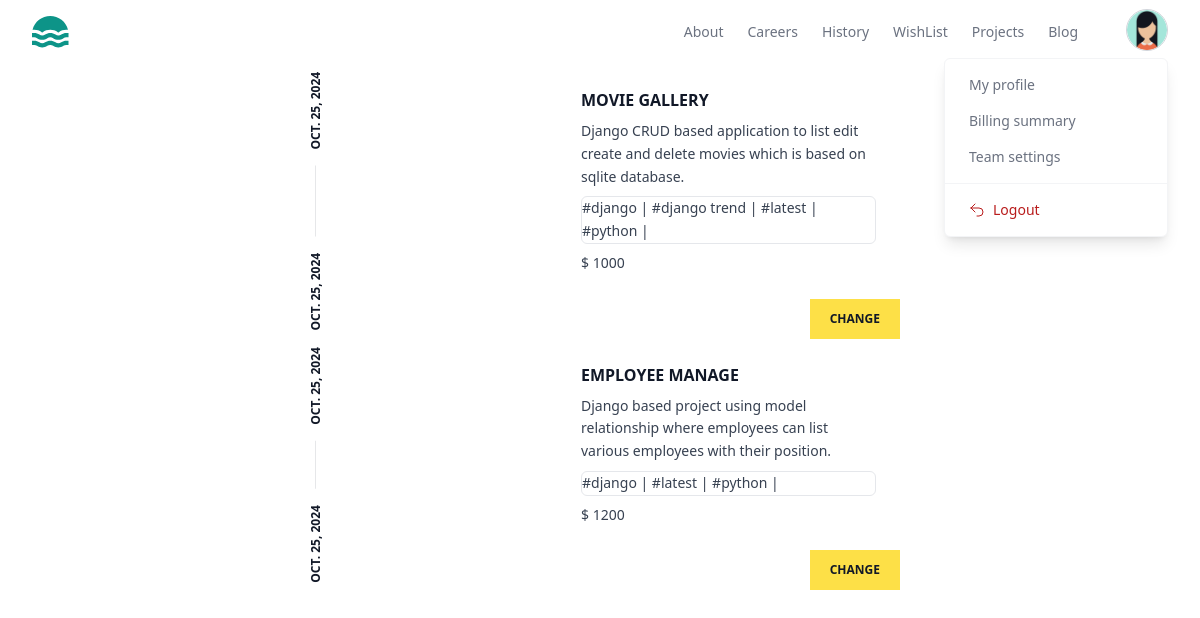
/myworks/all (signed in), run on the app's committed database.
### store/models.py (models this page shows, shortened)
class BaseModel(models.Model):
    created_date=models.DateTimeField(auto_now_add=True)
    updated_date=models.DateTimeField(auto_now=True)
    is_active=models.BooleanField(default=True)

class UserProfile(BaseModel):
    bio=models.CharField(max_length=200,null=True)
    profile_picture=models.ImageField(upload_to="profilepictures",null=True,blank=True,default="profilepictures/default.png")
    phone=models.CharField(max_length=200,null=True)
    owner=models.OneToOneField(User,on_delete=models.CASCADE,related_name="profile")

class Project(BaseModel):
    title=models.CharField(max_length=200)
    description=models.TextField()
    preview_image=models.ImageField(upload_to="previewimages",null=True,blank=True)
    price=models.PositiveIntegerField()
    developer=models.ForeignKey(User,on_delete=models.CASCADE)
    files=models.FileField(upload_to="projects",null=True,blank=True)
    tag_objects=models.ManyToManyField(Tag,null=True)
    thumbnail=EmbedVideoField()

class BaseModel(models.Model):
    created_date=models.DateTimeField(auto_now_add=True)
    updated_date=models.DateTimeField(auto_now=True)
    is_active=models.BooleanField(default=True)

class Tag(BaseModel):
    title=models.CharField(max_length=200)

### store/views.py (the view)
# urls.py: path('myworks/all',views.MyProjectsListView.as_view(),name='my-works'),
class MyProjectsListView(View):
    template_name='myprojects.html'
    def get(self,request,*args,**kwargs):
        qs=Project.objects.filter(developer=request.user)
        return render(request,self.template_name,{'data':qs})

### store/templates/myprojects.html (shortened to what this page needs)
{%extends 'base.html'%}
{% load embed_video_tags %}
{%block main_block%}
<div class="w-2/4 mx-auto">
    {%for p in data%}
    <article class="flex bg-white transition hover:shadow-xl">
        <div class="rotate-180 p-2 [writing-mode:_vertical-lr]">
          <time
            datetime="2022-10-10"
            class="flex items-center justify-between gap-4 text-xs font-bold uppercase text-gray-900"
          >
            <span>{{p.created_date|date}}</span>
            <span>{{p.updated_date|date}}</span>
          </time>
        </div>
        <div class="hidden sm:block sm:basis-56">
        </div>
        <div class="flex flex-1 flex-col justify-between">
          <div class="border-s border-gray-900/10 p-4 sm:border-l-transparent sm:p-6">
            <a href="#">
              <h3 class="font-bold uppercase text-gray-900">
                {{p.title}}
              </h3>
            </a>
            <p class="mt-2 line-clamp-3 text-sm/relaxed text-gray-700">
             {{p.description}}
            </p>
            <p class="mt-2 line-clamp-3 text-sm/relaxed text-gray-700 border rounded-md">
                {%for t in p.tag_objects.all%}
               #{{t.title}} |
                {%endfor%}
               </p>
            <p class="mt-2 line-clamp-3 text-sm/relaxed text-gray-700">
               $ {{p.price}}
               </p>
          </div>
          <div class="sm:flex sm:items-end sm:justify-end">
            <a
              href="{%url 'project-update' p.id %}"
              class="block bg-yellow-300 px-5 py-3 text-center text-xs font-bold uppercase text-gray-900 transition hover:bg-yellow-400"
            >
              Change
            </a>
          </div>
        </div>
      </article>
    {%endfor%}
</div>
{%endblock%}

### store/templates/base.html (shortened to what this page needs)
<!DOCTYPE html>
<html lang="en">
<head>
    <script src="https://cdn.tailwindcss.com"></script>
</head>
<body>
    <header class="bg-white">
        <div class="mx-auto  px-4 sm:px-6 lg:px-8">
          <div class="flex h-16 items-center justify-between">
            <div class="flex-1 md:flex md:items-center md:gap-12">
              <a class="block text-teal-600" href="#">
              </a>
            </div>
            <div class="md:flex md:items-center md:gap-12">
              <nav aria-label="Global" class="hidden md:block">
                <ul class="flex items-center gap-6 text-sm">
                  <li>
                    <a class="text-gray-500 transition hover:text-gray-500/75" href="#"> About </a>
                  </li>
                  <li>
                    <a class="text-gray-500 transition hover:text-gray-500/75" href="#"> Careers </a>
                  </li>
                  <li>
                    <a class="text-gray-500 transition hover:text-gray-500/75" href="#"> History </a>
                  </li>
                  <li>
                    <a class="text-gray-500 transition hover:text-gray-500/75" href="{%url 'my-wishlist'%}"> WishList </a>
                  </li>
                  <li>
                    <a class="text-gray-500 transition hover:text-gray-500/75" href="{%url 'my-works'%}"> Projects </a>
                  </li>
                  <li>
                    <a class="text-gray-500 transition hover:text-gray-500/75" href="#"> Blog </a>
                  </li>
                </ul>
              </nav>
              <div class="hidden md:relative md:block">
                <button
                  type="button"
                  class="overflow-hidden rounded-full border border-gray-300 shadow-inner"
                >
                  <img
                    src="{{request.user.profile.profile_picture.url}}"
                    alt=""
                    class="size-10 object-cover"
                  />
                </button>
                <div
                  class="absolute end-0 z-10 mt-0.5 w-56 divide-y divide-gray-100 rounded-md border border-gray-100 bg-white shadow-lg"
                  role="menu"
                >
                  <div class="p-2">
                    <a
                      href="{%url 'profile-edit'%}"
                      class="block rounded-lg px-4 py-2 text-sm text-gray-500 hover:bg-gray-50 hover:text-gray-700"
                      role="menuitem"
                    >
                      My profile
                    </a>
                    <a
                      href="#"
                      class="block rounded-lg px-4 py-2 text-sm text-gray-500 hover:bg-gray-50 hover:text-gray-700"
                      role="menuitem"
                    >
                      Billing summary
                    </a>
                    <a
                      href="#"
                      class="block rounded-lg px-4 py-2 text-sm text-gray-500 hover:bg-gray-50 hover:text-gray-700"
                      role="menuitem"
                    >
                      Team settings
                    </a>
                  </div>
                  <div class="p-2">
                    <form method="POST" action="{%url 'signout'%}">
                      <button
                        type="submit"
                        class="flex w-full items-center gap-2 rounded-lg px-4 py-2 text-sm text-red-700 hover:bg-red-50"
                        role="menuitem"
                      >
                        <svg
                          xmlns="http://www.w3.org/2000/svg"
                          fill="none"
                          viewBox="0 0 24 24"
                          stroke-width="1.5"
                          stroke="currentColor"
                          class="size-4"
                        >
                          <path
                            stroke-linecap="round"
                            stroke-linejoin="round"
                            d="M9 15 3 9m0 0 6-6M3 9h12a6 6 0 0 1 0 12h-3"
                          />
                        </svg>
                        Logout
                      </button>
                    </form>
                  </div>
                </div>
              </div>
            </div>
          </div>
        </div>
      </header>
     {%block main_block%}
     {%endblock%}
</body>
</html>

### data on the page
Project: created_date "OCT. 25, 2024", updated_date "OCT. 25, 2024", title "MOVIE GALLERY", description "Django CRUD based application to list edit create and delete movies which is based on sqlite database.", price "1000"
Tag: title "django"
Tag: title "django trend"
Tag: title "latest"
Tag: title "python"
Project: created_date "OCT. 25, 2024", updated_date "OCT. 25, 2024", title "EMPLOYEE MANAGE", description "Django based project using model relationship where employees can list various employees with their position.", price "1200"
